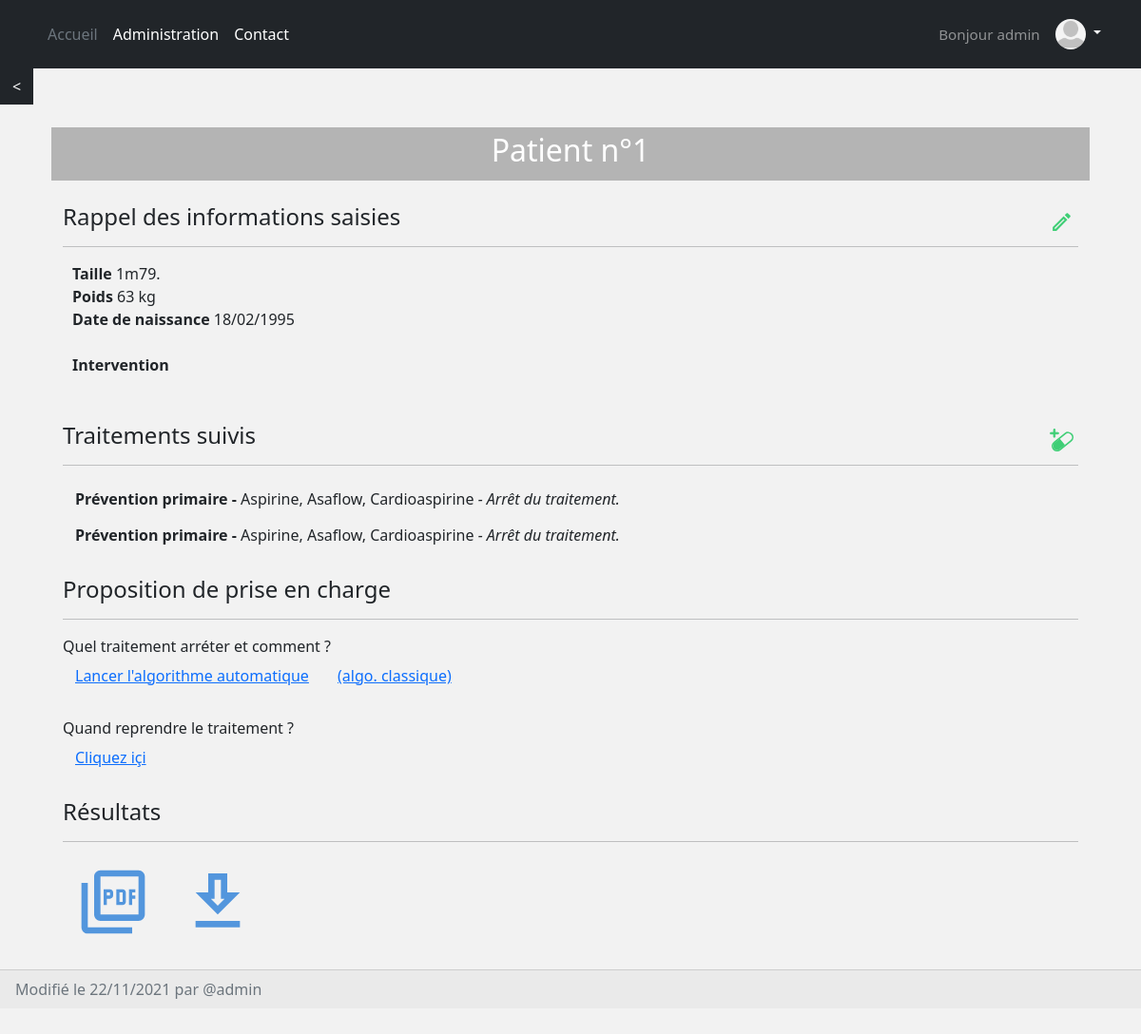
Screenshot of /patient/patient-1/ (signed in) with the database file from the repository.
### account/models.py (models this page shows, shortened)
class Account(AbstractBaseUser):
    username = models.CharField(max_length=30, unique=True)
    email = models.EmailField(verbose_name="email", max_length=60, unique=True)
    alias = models.CharField(max_length=200, default="Dr.")
    profile_picture = models.ImageField(upload_to=upload_location, blank=True, null=True)
    date_joined = models.DateTimeField(verbose_name='date joined', auto_now_add=True)
    last_login = models.DateTimeField(verbose_name='last login', auto_now=True)
    is_admin = models.BooleanField(default=False)
    is_active = models.BooleanField(default=True)
    is_staff = models.BooleanField(default=False)
    is_superuser = models.BooleanField(default=False)
    USERNAME_FIELD = 'username'
    REQUIRED_FIELDS = ['email']
    objects = MyAccountManager()
    def profile_picture_is_valid(self):
        return self.profile_picture and os.path.isfile(os.path.join(MEDIA_ROOT, self.profile_picture.name))
    def __str__(self):
        return self.username

### patient/models.py (models this page shows, shortened)
class Patient(models.Model):
    firstname = models.CharField('prénom', max_length=200, default="")
    lastname = models.CharField('nom', max_length=200, default="")
    height = models.IntegerField('taille')
    weight = models.IntegerField('poids')
    ddn = models.DateField('Date de naissance')
    ddi = models.DateField("Date de l'intervention", null=True, blank=True)
    intervention = models.CharField('intervention', max_length=200, default="", blank=True)
    chirurgien = models.CharField('chirurgien', max_length=200, default="", blank=True)
    chirurgie = models.CharField("Discipline de l'intervention", max_length=40, choices=to_choice(CHIR_CHOICES), blank=True)
    bleeding_risk = models.CharField("Risque hémorragique de la chirurgie", max_length=100, choices=to_choice(BLEEDRISK_CHOICES), blank=True)
    ddconsult = models.DateField("Date de la consultation", auto_now_add=True, blank=True)
    traitements = models.JSONField(default=dict, blank=True)
    algo = models.CharField("Algorithme suivi", max_length=40, choices=to_choice(ALGO_CHOICES), blank=True)
    algo_complete_results = models.JSONField(default=dict)
    schema_therap = models.CharField("Schéma thérapeutique donné au patient", max_length=40, default="Date exacte",
                                     choices=to_choice(["Date exacte", "Terminologie 'dernière prise à J-xx'", "Pas d'arrêt du traitement"]))
    aptt = models.IntegerField('APTT', null=True, blank=True)
    pt = models.IntegerField('PT', null=True, blank=True)
    inr = models.IntegerField('INR', null=True, blank=True)
    hemoglobine = models.IntegerField('Hémoglobine', null=True, blank=True)
    plaquette = models.IntegerField('Plaquettes', null=True, blank=True)
    dfg = models.IntegerField('DFG', null=True, blank=True)
    vol_sang = models.IntegerField('Volume de saignement peropératoire', null=True, blank=True)
    coag = models.CharField("Qualité de la coagulation selon le chirurgien", max_length=2, default='-5',
                            choices=to_choice(['-' + str(i) for i in range(6)] + ['+' + str(i) for i in range(5, -1, -1)]))
    incl_num = models.AutoField(primary_key=True)
    date_published = models.DateTimeField(auto_now_add=True, verbose_name="date published")
    date_updated = models.DateTimeField(auto_now=True, verbose_name="date updated")
    author = models.ForeignKey(settings.AUTH_USER_MODEL, on_delete=models.CASCADE)
    slug = models.SlugField(blank=True, unique=True)
    def get_height(self):
        hm = int(self.height / 100)
        return "{0}m{1}".format(hm, int(self.height - hm * 100))

### patient/views.py (the view)
# urls.py: path('<slug>/', detail_patient_view, name="detail"),
@login_required(login_url='login')
def detail_patient_view(request, slug):
    patient = get_object_or_404(Patient, slug=slug)
    context = {}
    context['patient'] = patient
    return render(request, 'patient/detail_patient.html', context)

### patient/templates/patient/detail_patient.html (shortened to what this page needs)
{% extends 'base.html' %}
{% load bootstrap %}
{% load static %}
{% block content %}
<a href="{% url 'patient:patients' 'all' %}" style="border-radius: 0;" class="btn btn-dark"><</a>
<br><br>
<div class="container px-4">
  <div class="title">
    <h2 align="center"> Patient n°{{patient.incl_num}} </h2>
  </div>
  <br>
  <div class="info container">
    <a href="{% url 'patient:edit' patient.slug %}" style="float: right;padding: 4px;" class="btn">
      <img src="{% static 'images/edit.svg' %}" class="icon2" width="25px" />
    </a>
    <h4> Rappel des informations saisies </h4>
    <hr>
    <div style="padding-left: 10px;">
      <strong>Taille</strong> <a>{{patient.get_height}}. </a><br>
      <strong>Poids</strong> <a>{{patient.weight}} kg </a><br>
      <strong>Date de naissance </strong> <a>{{patient.ddn | date:'d/m/Y'}} {% if patient.ddi %}, soit {{patient.get_age_at_intervention}} ans le jour de l'intervention {% endif %} </a><br><br>
      <strong> Intervention </strong>
      <br>
    </div>
    <br><br>
    <a href="{% url 'patient:addtrt' patient.slug %}" style="float: right; padding: 4px;" class="btn">
      <img src="{% static 'images/add_drug.svg' %}" class="icon2" width="25px" />
    </a>
    <h4> Traitements suivis </h4>
    <hr>
    {% if patient.traitements %}
      {% for idtrt, values in patient.traitements.items %}
        <a class='btn' href="{% url 'patient:edittrt' patient.slug idtrt %}"> <strong>{{values.pathologie}} - </strong>{{values.traitement}}{% if values.conclusion %}<i> - {{values.conclusion}}</i>{% endif %} </a><br>
      {% endfor %}
    {% else %}
      <p> Aucun traitement. </p>
    {% endif %}
    <br>
    <h4> Proposition de prise en charge </h4>
    <hr>
    <a> Quel traitement arréter et comment ?</a><br>
    {% if patient.traitements %}
      <a class='btn btn-link' href="{% url 'algorithm:algo' patient.slug 'classic' %}"> Lancer l'algorithme automatique</a>
      <a class='btn btn-link' href="{% url 'algorithm:algo' patient.slug 'from_scratch' %}"> (algo. classique) </a>
    {% else %}
      <a class='btn btn-link' href="{% url 'algorithm:algo' patient.slug 'from_scratch' %}"> Lancer l'algorithme </a>
    {% endif %}
    <br>
    <br>
    <a> Quand reprendre le traitement ?</a><br>
    <a class='btn btn-link'  href="{% url 'patient:postop' patient.slug %}">Cliquez içi</a>
    <br><br>
    <h4> Résultats </h4>
    <hr>
    <a class='btn' href="{% url 'personal:pdf' patient.slug 'False' %}">
      <img src="{% static 'images/aspdf.svg' %}" class="icon3" width="80px" />
     </a>
    <a class='btn' href="{% url 'personal:pdf' patient.slug 'True' %}">
      <img src="{% static 'images/download.svg' %}" class="icon3" width="80px" />
     </a>
  </div>
</div>
<br>
<div class="card-footer text-muted">
  Modifié le {{patient.date_updated |date:'d/m/Y'}} par @{{patient.author}}
</div>
{% endblock content %}

### templates/snippets/header.html (shortened to what this page needs)
{% load static %}
<header class="p-3 bg-dark text-white">
	<div class="container">
		<div class="d-flex flex-wrap align-items-center justify-content-center justify-content-lg-start">
			<ul class="nav col-12 col-lg-auto me-lg-auto mb-2 justify-content-center mb-md-0">
				<li><a class="nav-link px-2 text-secondary" href="{% url 'home' %}">Accueil</a></li>
				<li><a class="nav-link px-2 text-white" href="/admin/">Administration</a></li>
				<li><a class="nav-link px-2 text-white" href="#">Contact</a></li>
			</ul>
			<h2 class="h2 col-12 col-lg-auto mb-3 mb-lg-0 me-lg-3 text-center"> Bonjour {{ user.username }}</h2>
			<div class="dropdown text-end">
				<a href="#" class="d-block link-light text-decoration-none dropdown-toggle" id="dropdownUser1" data-bs-toggle="dropdown" aria-expanded="false">
					{% if user.profile_picture_is_valid %}
					<img src="{{user.profile_picture.url}}" alt="mdo" width="32" height="32" class="rounded-circle">
					{% else %}
					<img src="{% static 'images/default_profile_picture.png' %}" alt="mdo" width="32" height="32" class="rounded-circle">
			    {% endif %}
				</a>
			</div>
		</div>
	</div>
</header>

### templates/snippets/base_css.html (style rules this page uses)
body { background-color: #f2f2f2; }
.icon2 { color: white; filter: invert(50%) sepia(50%) saturate(500%) brightness(120%) contrast(100%) hue-rotate(90deg); }
.icon3 { color: white; filter: invert(50%) sepia(50%) saturate(500%) brightness(100%) contrast(100%) hue-rotate(170deg); }

### templates/snippets/header.html (style rules this page uses)
.dropdown-toggle { outline: 0; }
.h2 { font-size: 95%; color: rgba(255, 255, 255, 0.5); }

### patient/templates/patient/detail_patient.html (style rules this page uses)
.title { padding: 5px; background: rgb(180, 180, 180); color: white; }

### rows the page displays
Account: username "admin"
Patient: incl_num "1", get_height "1m79", weight "63", ddn "18/02/1995", date_updated "22/11/2021", author "admin"

### other values shown
{{ values.pathologie }} "Prévention primaire" "Prévention primaire"
{{ values.traitement }} "Aspirine, Asaflow, Cardioaspirine" "Aspirine, Asaflow, Cardioaspirine"
{{ values.conclusion }} "Arrêt du traitement." "Arrêt du traitement."
